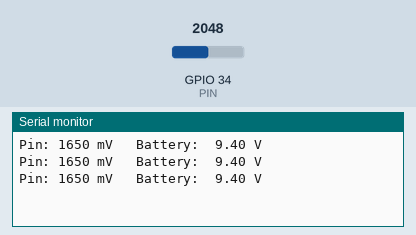
Recording of a sketch running on a simulated ESP32. Shown: the last lines printed to the serial monitor. Inputs (shaded band) come from the test bench; at power-on: GPIO 34 (PIN) = 2048.

Above: at 1.3 s.
1.4 s: GPIO 34 (PIN) set to 2218
At 1.9 s:
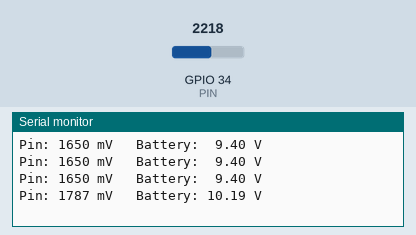
5.5 s: GPIO 34 (PIN) set to 136
At 5.9 s:
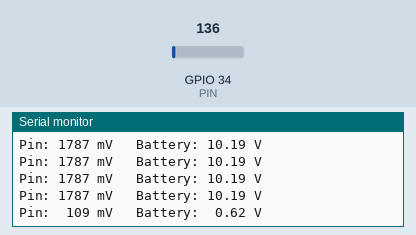
7.0 s: GPIO 34 (PIN) set to 115
At 7.4 s:
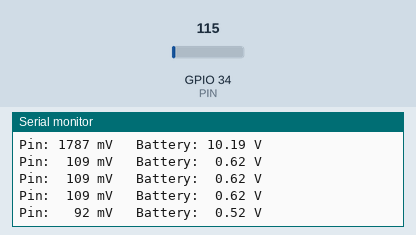

The sketch:

ch01-esp32.ino
```cpp
const int   PIN   = 34;                     // ADC1 pin, works with Wi-Fi on
const float RATIO = (47.0 + 10.0) / 10.0;   // (R1 + R2) / R2 = 5.7

void setup() {
  Serial.begin(115200);
}

void loop() {
  int   mv  = analogReadMilliVolts(PIN);    // calibrated pin voltage in mV
  float vin = mv * RATIO / 1000.0;          // back to battery volts
  Serial.printf("Pin: %4d mV   Battery: %5.2f V\n", mv, vin);
  delay(500);
}
```

Measured:
- the behaviour switches between 2176 and 2177 on GPIO 34 (PIN) (found by bisection; images 0 and 1)
- the behaviour switches between 125 and 124 on GPIO 34 (PIN) (found by bisection; images 2 and 3)
- after the input at 1.4 s, the serial monitor: prints a new line after 0.10 s (image 1)
- after the input at 5.5 s, the serial monitor: prints a new line at once (image 2)
- after the input at 7.0 s, the serial monitor: prints a new line at once (image 3)
